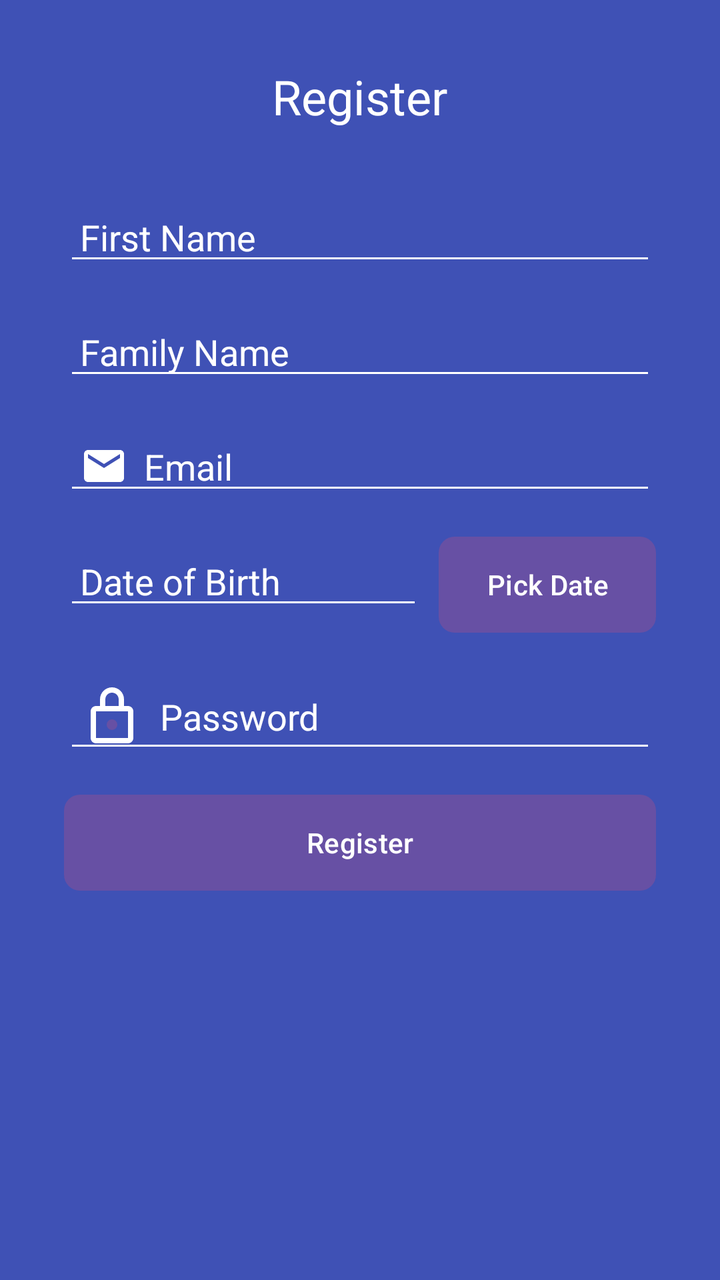
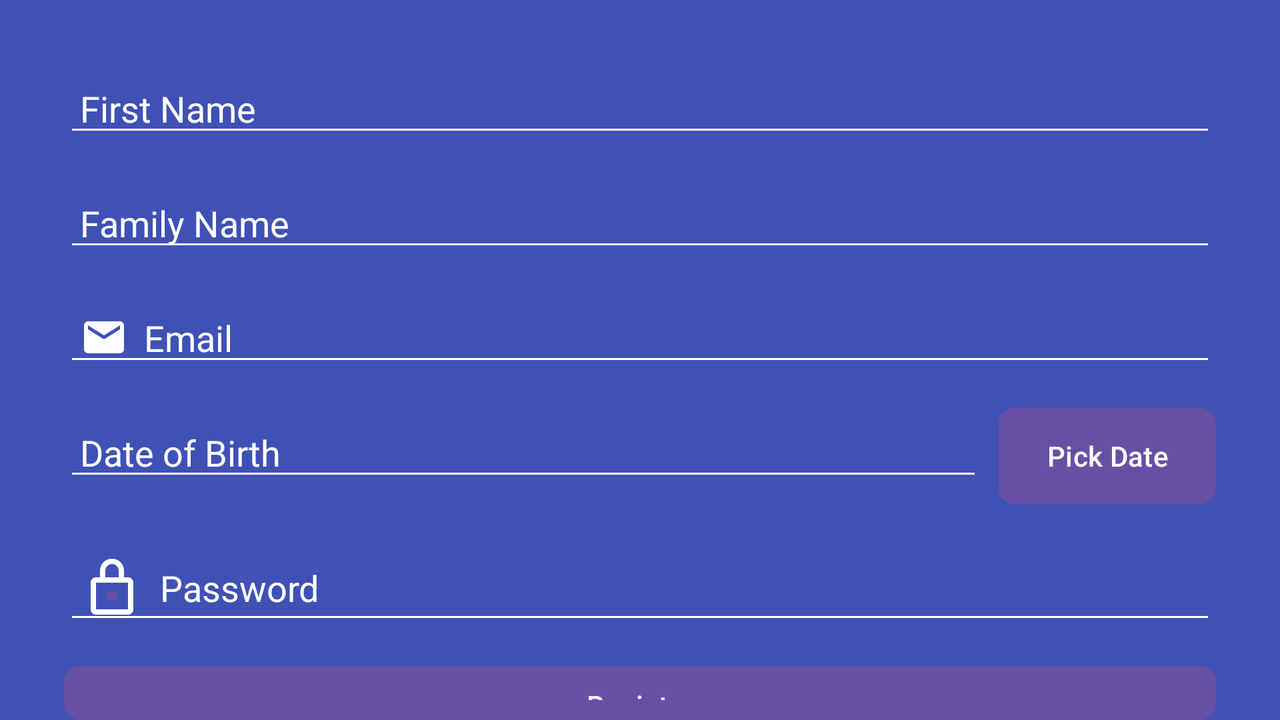

Two renders of one Android screen. The first uses the default layout on a phone; the second uses the alternative layout the repository ships for a different screen configuration, on a matching device. The two XML files are below.
<!-- AndroidManifest.xml: application theme Theme.CardQuiz -->
<!-- res/layout/activity_register.xml -->
<?xml version="1.0" encoding="utf-8"?>
<RelativeLayout xmlns:android="http://schemas.android.com/apk/res/android"
    android:layout_width="match_parent"
    android:layout_height="match_parent"
    android:background="@color/colorPrimary">

    <TextView
        android:id="@+id/text_view_title"
        android:layout_width="wrap_content"
        android:layout_height="wrap_content"
        android:text="Register"
        android:textColor="@color/white"
        android:textSize="24sp"
        android:layout_marginTop="32dp"
        android:layout_centerHorizontal="true"/>

    <EditText
        android:id="@+id/edit_text_first_name"
        android:layout_below="@id/text_view_title"
        android:layout_width="match_parent"
        android:layout_height="wrap_content"
        android:layout_marginTop="32dp"
        android:layout_centerHorizontal="true"
        android:hint="First Name"
        android:textColorHint="@color/white"
        android:backgroundTint="@color/white"
        android:inputType="textPersonName"
        android:textColor="@color/white"
        android:drawableLeft="@drawable/ic_person"
        android:layout_marginStart="32dp"
        android:layout_marginEnd="32dp"
        android:drawablePadding="8dp"
        android:paddingStart="8dp"
        android:paddingEnd="8dp"/>

    <EditText
        android:id="@+id/edit_text_family_name"
        android:layout_width="match_parent"
        android:layout_height="wrap_content"
        android:layout_below="@id/edit_text_first_name"
        android:layout_marginTop="16dp"
        android:layout_marginStart="32dp"
        android:layout_marginEnd="32dp"
        android:hint="Family Name"
        android:textColorHint="@color/white"
        android:backgroundTint="@color/white"
        android:inputType="textPersonName"
        android:textColor="@color/white"
        android:drawableLeft="@drawable/ic_person"
        android:drawablePadding="8dp"
        android:paddingStart="8dp"
        android:paddingEnd="8dp"/>

    <EditText
        android:id="@+id/edit_text_email"
        android:layout_width="match_parent"
        android:layout_height="wrap_content"
        android:layout_below="@id/edit_text_family_name"
        android:layout_marginTop="16dp"
        android:layout_marginStart="32dp"
        android:layout_marginEnd="32dp"
        android:hint="Email"
        android:textColorHint="@color/white"
        android:backgroundTint="@color/white"
        android:inputType="textEmailAddress"
        android:textColor="@color/white"
        android:drawableLeft="@drawable/ic_email"
        android:drawablePadding="8dp"
        android:paddingStart="8dp"
        android:paddingEnd="8dp"/>

    <LinearLayout
        android:id="@+id/layout_date_of_birth"
        android:layout_width="match_parent"
        android:layout_height="wrap_content"
        android:orientation="horizontal"
        android:layout_below="@id/edit_text_email"
        android:layout_marginTop="16dp"
        android:layout_marginStart="32dp"
        android:layout_marginEnd="32dp">

        <EditText
            android:id="@+id/edit_text_date_of_birth"
            android:layout_width="0dp"
            android:layout_height="wrap_content"
            android:layout_weight="1"
            android:hint="Date of Birth"
            android:textColorHint="@color/white"
            android:backgroundTint="@color/white"
            android:inputType="date"
            android:textColor="@color/white"
            android:drawableStart="@drawable/ic_calendar"
            android:drawablePadding="8dp"
            android:paddingStart="8dp"
            android:paddingEnd="8dp"/>

        <Button
            android:id="@+id/button_pick_date"
            android:layout_width="wrap_content"
            android:layout_height="wrap_content"
            android:text="Pick Date"
            android:textColor="@color/white"
            android:background="@drawable/button_background"
            android:layout_marginStart="8dp"/>

    </LinearLayout>

    <EditText
        android:id="@+id/edit_text_password"
        android:layout_width="match_parent"
        android:layout_height="wrap_content"
        android:layout_below="@id/layout_date_of_birth"
        android:layout_marginTop="16dp"
        android:layout_marginStart="32dp"
        android:layout_marginEnd="32dp"
        android:hint="Password"
        android:textColorHint="@color/white"
        android:backgroundTint="@color/white"
        android:inputType="textPassword"
        android:textColor="@color/white"
        android:drawableLeft="@drawable/ic_lock"
        android:drawablePadding="8dp"
        android:paddingStart="8dp"
        android:paddingEnd="8dp"/>

    <Button
        android:id="@+id/button_register"
        android:layout_width="match_parent"
        android:layout_height="wrap_content"
        android:text="Register"
        android:textColor="@color/white"
        android:background="@drawable/button_background"
        android:layout_below="@id/edit_text_password"
        android:layout_marginTop="16dp"
        android:layout_marginStart="32dp"
        android:layout_marginEnd="32dp"/>

</RelativeLayout>
<!-- resources referenced by this layout -->
<resources>
  <color name="colorPrimary">#3F51B5</color>
  <color name="white">#FFFFFFFF</color>
  <!-- drawable button_background (drawable) -->
  <shape xmlns:android="http://schemas.android.com/apk/res/android"
      android:shape="rectangle">
      <solid android:color="@color/colorPrimary" />
      <corners android:radius="8dp" />
  </shape>
  <!-- drawable ic_email (drawable) -->
  <vector xmlns:android="http://schemas.android.com/apk/res/android"
      android:width="24dp"
      android:height="24dp"
      android:viewportWidth="24.0"
      android:viewportHeight="24.0">
      <path
          android:fillColor="#FFFFFFFF"
          android:pathData="M20,4L4,4c-1.1,0 -1.99,0.9 -1.99,2L2,18c0,1.1 0.9,2 2,2h16c1.1,0 2,-0.9 2,-2L22,6c0,-1.1 -0.9,-2 -2,-2zM20,8l-8,5 -8,-5L4,6l8,5 8,-5v2z"/>
  </vector>
  <!-- drawable ic_lock (drawable) -->
  <vector xmlns:android="http://schemas.android.com/apk/res/android"
      android:width="32dp"
      android:height="32dp"
      android:viewportWidth="24"
      android:viewportHeight="24">
      <path
          android:fillColor="?android:attr/colorPrimary"
          android:pathData="M12,15m-2,0a2,2 0,1 1,4 0a2,2 0,1 1,-4 0"/>
      <path
          android:fillColor="#FFFFFFFF"
          android:pathData="M18,8h-1.5V5.5C16.5,3.01 14.49,1 12,1S7.5,3.01 7.5,5.5V8H6c-1.1,0 -2,0.9 -2,2v10c0,1.1 0.9,2 2,2h12c1.1,0 2,-0.9 2,-2V10C20,8.9 19.1,8 18,8zM9.5,5.5C9.5,4.12 10.62,3 12,3c1.38,0 2.5,1.12 2.5,2.5V8h-5V5.5zM18,20H6V10h1.5h9H18V20z"/>
  </vector>
  <style name="Theme.CardQuiz" parent="Base.Theme.CardQuiz" />
  <style name="Base.Theme.CardQuiz" parent="Theme.Material3.DayNight.NoActionBar">
          
          
      </style>
</resources>
<!-- res/layout-land/activity_register.xml (the repository's variant of the layout above) -->
<!-- drawn on the phone turned sideways -->
<?xml version="1.0" encoding="utf-8"?>
<RelativeLayout xmlns:android="http://schemas.android.com/apk/res/android"
    android:layout_width="match_parent"
    android:layout_height="match_parent"
    android:background="@color/colorPrimary">

    <EditText
        android:id="@+id/edit_text_first_name"
        android:layout_width="match_parent"
        android:layout_height="wrap_content"
        android:layout_marginTop="32dp"
        android:layout_centerHorizontal="true"
        android:hint="First Name"
        android:textColorHint="@color/white"
        android:backgroundTint="@color/white"
        android:inputType="textPersonName"
        android:textColor="@color/white"
        android:drawableLeft="@drawable/ic_person"
        android:layout_marginStart="32dp"
        android:layout_marginEnd="32dp"
        android:drawablePadding="8dp"
        android:paddingStart="8dp"
        android:paddingEnd="8dp"/>

    <EditText
        android:id="@+id/edit_text_family_name"
        android:layout_width="match_parent"
        android:layout_height="wrap_content"
        android:layout_below="@id/edit_text_first_name"
        android:layout_marginTop="16dp"
        android:layout_marginStart="32dp"
        android:layout_marginEnd="32dp"
        android:hint="Family Name"
        android:textColorHint="@color/white"
        android:backgroundTint="@color/white"
        android:inputType="textPersonName"
        android:textColor="@color/white"
        android:drawableLeft="@drawable/ic_person"
        android:drawablePadding="8dp"
        android:paddingStart="8dp"
        android:paddingEnd="8dp"/>

    <EditText
        android:id="@+id/edit_text_email"
        android:layout_width="match_parent"
        android:layout_height="wrap_content"
        android:layout_below="@id/edit_text_family_name"
        android:layout_marginTop="16dp"
        android:layout_marginStart="32dp"
        android:layout_marginEnd="32dp"
        android:hint="Email"
        android:textColorHint="@color/white"
        android:backgroundTint="@color/white"
        android:inputType="textEmailAddress"
        android:textColor="@color/white"
        android:drawableLeft="@drawable/ic_email"
        android:drawablePadding="8dp"
        android:paddingStart="8dp"
        android:paddingEnd="8dp"/>

    <LinearLayout
        android:id="@+id/layout_date_of_birth"
        android:layout_width="match_parent"
        android:layout_height="wrap_content"
        android:orientation="horizontal"
        android:layout_below="@id/edit_text_email"
        android:layout_marginTop="16dp"
        android:layout_marginStart="32dp"
        android:layout_marginEnd="32dp">

        <EditText
            android:id="@+id/edit_text_date_of_birth"
            android:layout_width="0dp"
            android:layout_height="wrap_content"
            android:layout_weight="1"
            android:hint="Date of Birth"
            android:textColorHint="@color/white"
            android:backgroundTint="@color/white"
            android:inputType="date"
            android:textColor="@color/white"
            android:drawableStart="@drawable/ic_calendar"
            android:drawablePadding="8dp"
            android:paddingStart="8dp"
            android:paddingEnd="8dp"/>

        <Button
            android:id="@+id/button_pick_date"
            android:layout_width="wrap_content"
            android:layout_height="wrap_content"
            android:text="Pick Date"
            android:textColor="@color/white"
            android:background="@drawable/button_background"
            android:layout_marginStart="8dp"/>

    </LinearLayout>

    <EditText
        android:id="@+id/edit_text_password"
        android:layout_width="match_parent"
        android:layout_height="wrap_content"
        android:layout_below="@id/layout_date_of_birth"
        android:layout_marginTop="16dp"
        android:layout_marginStart="32dp"
        android:layout_marginEnd="32dp"
        android:hint="Password"
        android:textColorHint="@color/white"
        android:backgroundTint="@color/white"
        android:inputType="textPassword"
        android:textColor="@color/white"
        android:drawableLeft="@drawable/ic_lock"
        android:drawablePadding="8dp"
        android:paddingStart="8dp"
        android:paddingEnd="8dp"/>

    <Button
        android:id="@+id/button_register"
        android:layout_width="match_parent"
        android:layout_height="wrap_content"
        android:text="Register"
        android:textColor="@color/white"
        android:background="@drawable/button_background"
        android:layout_below="@id/edit_text_password"
        android:layout_marginTop="16dp"
        android:layout_marginStart="32dp"
        android:layout_marginEnd="32dp"/>

</RelativeLayout>
